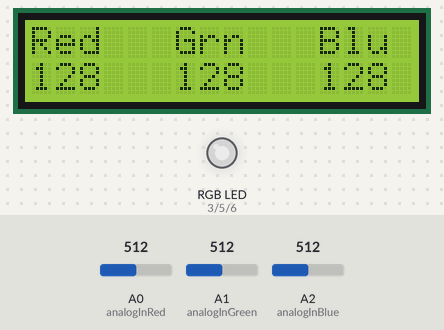
The sketch below on a simulated Arduino Uno, built with avr-gcc and run on an emulated ATmega328P. Parts: 16×2 character LCD, an RGB LED mixed from three pins (HIGH = lit). The test bench sets the inputs (shaded band); at power-on: A0 (analogInRed) = 512, A1 (analogInGreen) = 512, A2 (analogInBlue) = 512. Dim RGB values are drawn brighter than linear; what the sketch prints to the serial monitor is not drawn.

Above: at 1.2 s.
1.3 s: A0 (analogInRed) set to 414
At 2.6 s:
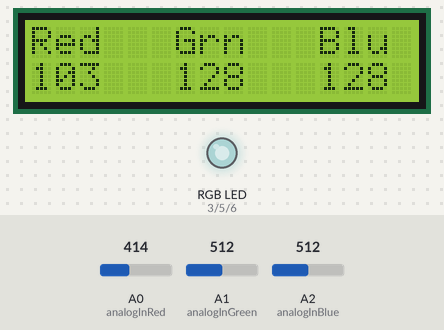
4.3 s: A0 (analogInRed) set to 385
At 4.7 s:
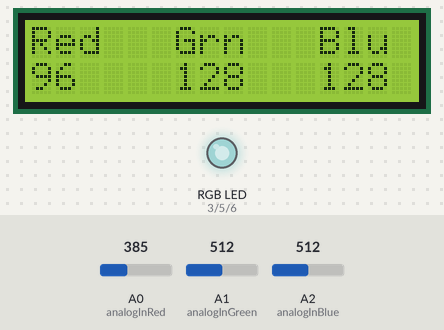
5.8 s: A1 (analogInGreen) set to 409
At 6.4 s:
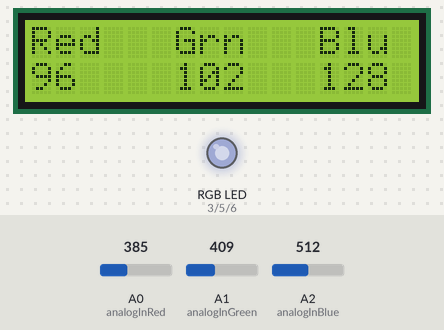
7.3 s: A1 (analogInGreen) set to 391
At 8.0 s:
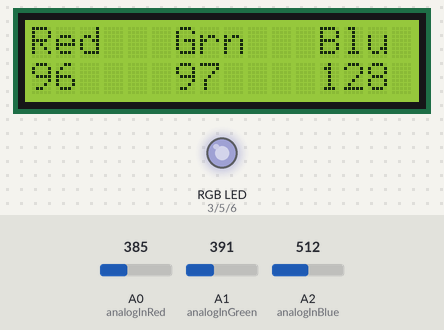
10.3 s: A2 (analogInBlue) set to 414
At 11.5 s:
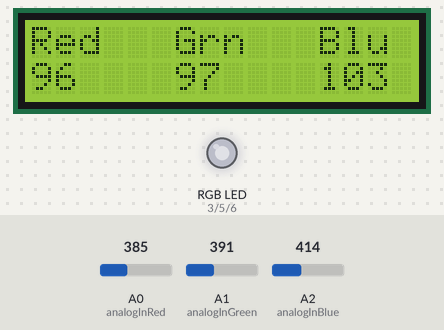
11.8 s: A2 (analogInBlue) set to 385
At 13.2 s:
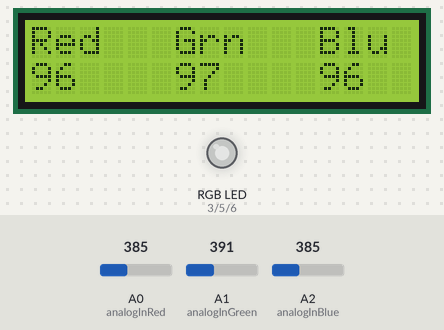
Timing chart, 0 to 14.8 s (numbered marks = the images above; inputs shaded):
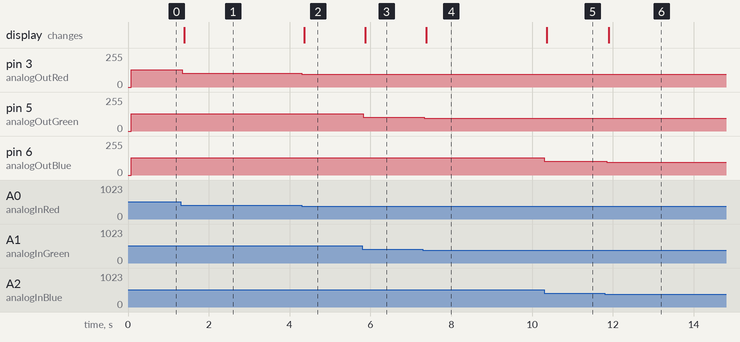

Measured:
- after the input at 1.3 s, pin 3 (analogOutRed): 128/255 → 103/255 at once; the display: changes after 0.10 s (image 1)
- after the input at 4.3 s, pin 3 (analogOutRed): 103/255 → 96/255 at once; the display: changes after 0.06 s (image 2)
- after the input at 5.8 s, pin 5 (analogOutGreen): 128/255 → 102/255 at once; the display: changes after 0.07 s (image 3)
- after the input at 7.3 s, pin 5 (analogOutGreen): 102/255 → 97/255 at once; the display: changes after 0.09 s (image 4)
- after the input at 10.3 s, pin 6 (analogOutBlue): 128/255 → 103/255 at once; the display: changes after 0.06 s (image 5)
- after the input at 11.8 s, pin 6 (analogOutBlue): 103/255 → 96/255 after 0.05 s; the display: changes after 0.10 s (image 6)

The sketch:

RGB_LED_TEST_20200303.ino
```cpp
/* Simple application to send three PWM signals to a tri-color LED.
 * PWM output values are set according to three analog inputs
 * which are controlled by the user
 *
 * Note: Analog inputs range from 0 to 1024.
 * Analog outputs range from 0 to 255 so we must scale the output values down by a factor of 4.
 * 11/1/19 AE
 */

// INCLUDES
#include <Wire.h>
#include <LiquidCrystal_I2C.h>
// setup for LCD - note my display uses address 0x3F,
// another typically used address is 0x27
LiquidCrystal_I2C lcd(0x3F, 2, 1, 0, 4, 5, 6, 7, 3, POSITIVE);

// CONSTANTS
// input and output pin constants.
// Note "A0" etc. are integer aliases for analog input pins
const int analogInRed = A0;
const int analogInGreen = A1;
const int analogInBlue = A2;

const int analogOutRed = 3;
const int analogOutGreen = 5;
const int analogOutBlue = 6;

// VARIABLES
// variables to hold input values.  Range is 0 to 1024
int i_sensorValueRed = 0;
int i_sensorValueGreen = 0;
int i_sensorValueBlue = 0;

// variables to hold output values.  Range is 0 to 255
int i_RedValue = 0;
int i_GreenValue = 0;
int i_BlueValue = 0;

// variables to hold previous values, this controls whether or not to write to the LCD display
// no need to write if there is no change
int i_PrevRedValue = 999;
int i_PrevGreenValue = 999;
int i_PrevBlueValue = 999;

// SETUP - runs one time
void setup() {
  // initialize serial communications at 9600 bps:
  Serial.begin(9600);

  // set output pin mode
  pinMode(analogOutRed, OUTPUT);
  pinMode(analogOutGreen, OUTPUT);
  pinMode(analogOutBlue, OUTPUT);

  // Setup LCD display
  lcd.begin(16,2);               // Identify the display type (16 char, 2 lines)
  lcd.backlight();               // turn backlight on

  // display header on LCD screen.  This never changes so we do it only once here in setup()
  lcd.setCursor(0,0);            // set cursor to character 0 of line 0
  lcd.write("Red   Grn   Blu");  // send message

}


// Loop - runs continuously
void loop() {
  // read the analog in value:
  i_sensorValueRed = analogRead(analogInRed);
  i_sensorValueGreen = analogRead(analogInGreen);
  i_sensorValueBlue = analogRead(analogInBlue);

  // scale the input range of 0 to 1024 to the output range of 0 to 255.
  // (simply divide input value by 4)
  i_RedValue = i_sensorValueRed / 4;
  i_GreenValue = i_sensorValueGreen / 4;
  i_BlueValue = i_sensorValueBlue / 4;

  // set the analog out value:
  analogWrite(analogOutRed, i_RedValue);
  analogWrite(analogOutGreen, i_GreenValue);
  analogWrite(analogOutBlue, i_BlueValue);

  // display results on serial monitor
  Serial.print("Red Value: ");
  Serial.print(i_RedValue);
  Serial.print("     Green Value: ");
  Serial.print(i_GreenValue);
  Serial.print("     Blue Value: ");
  Serial.print(i_BlueValue);
  Serial.println();

  // display results on LCD screen
  // new red value?
  if(i_RedValue != i_PrevRedValue){
      lcd.setCursor(0,1);                // set cursor to character 0 of line 1
      lcd.print("   ");                  // clear previous value
      lcd.setCursor(0,1);                // set cursor to character 0 of line 1
      lcd.print(i_RedValue);             // write current value
  }

  // new green value?
  if(i_GreenValue != i_PrevGreenValue){
      lcd.setCursor(6,1);                // set cursor to character 0 of line 1
      lcd.print("   ");                  // clear previous value
      lcd.setCursor(6,1);                // set cursor to character 0 of line 1
      lcd.print(i_GreenValue);           // write current value
  }

  // new blue value?
  if(i_BlueValue != i_PrevBlueValue){
      lcd.setCursor(12,1);               // set cursor to character 0 of line 1
      lcd.print("   ");                  // clear previous value
      lcd.setCursor(12,1);               // set cursor to character 0 of line 1
      lcd.print(i_BlueValue);             // write current value
  }


  // wait 2 milliseconds before the next loop for the analog-to-digital
  // converter to settle after the last reading:
  delay(2);
}
```
